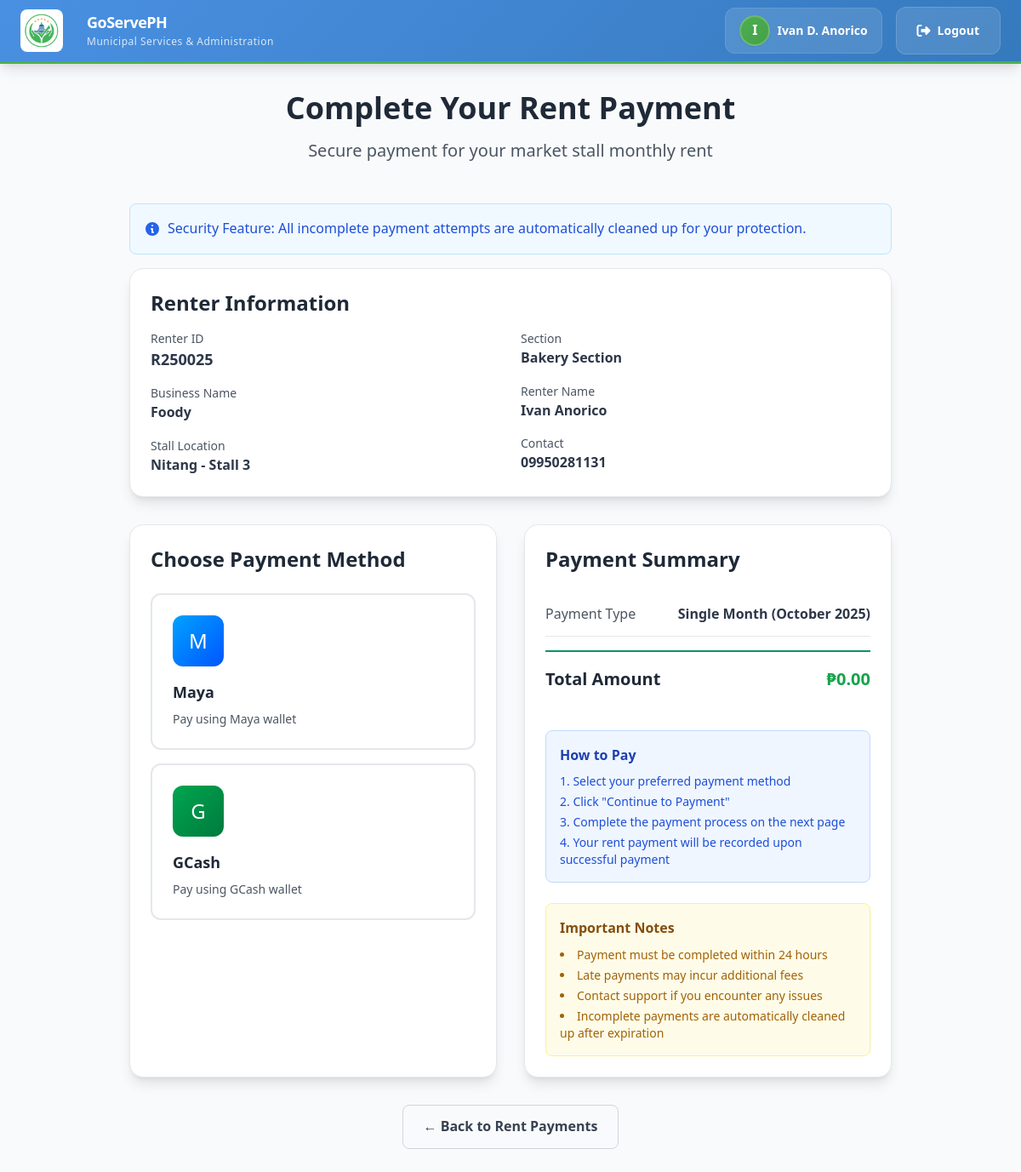
Screenshot of /citizen_portal/digital_card/market_rent_payment_details.php?application_id=25 (signed in) with the database file from the repository.
### tables this page shows
CREATE TABLE `applications` (
  `id` int(11) NOT NULL,
  `user_id` int(11) NOT NULL,
  `stall_id` int(11) NOT NULL,
  `application_type` enum('new','renewal','transfer') NOT NULL DEFAULT 'new',
  `first_name` varchar(100) NOT NULL,
  `middle_name` varchar(100) DEFAULT NULL,
  `last_name` varchar(100) NOT NULL,
  `gender` enum('Male','Female','Other') NOT NULL,
  `date_of_birth` date NOT NULL,
  `civil_status` enum('Single','Married','Divorced','Widowed') NOT NULL,
  `house_number` varchar(50) DEFAULT NULL,
  `street` varchar(255) DEFAULT NULL,
  `barangay` varchar(255) DEFAULT NULL,
  `city` varchar(255) DEFAULT NULL,
  `zip_code` varchar(10) DEFAULT NULL,
  `contact_number` varchar(20) NOT NULL,
  `email` varchar(255) NOT NULL,
  `market_name` varchar(255) NOT NULL,
  `market_section` varchar(255) NOT NULL,
  `stall_number` varchar(100) NOT NULL,
  `business_name` varchar(255) NOT NULL,
  `certification_agree` tinyint(1) NOT NULL DEFAULT 0,
  `status` enum('pending','approved','rejected','cancelled','payment_phase','paid','documents_submitted','expired') NOT NULL DEFAULT 'pending',
  `application_date` datetime NOT NULL DEFAULT current_timestamp(),
  `updated_at` datetime DEFAULT current_timestamp() ON UPDATE current_timestamp()
);

CREATE TABLE `renters` (
  `id` int(11) NOT NULL,
  `renter_id` varchar(20) NOT NULL,
  `application_id` int(11) NOT NULL,
  `user_id` int(11) NOT NULL,
  `stall_id` int(11) NOT NULL,
  `first_name` varchar(100) NOT NULL,
  `middle_name` varchar(100) DEFAULT NULL,
  `last_name` varchar(100) NOT NULL,
  `contact_number` varchar(20) NOT NULL,
  `email` varchar(255) NOT NULL,
  `business_name` varchar(255) NOT NULL,
  `market_name` varchar(255) NOT NULL,
  `stall_number` varchar(100) NOT NULL,
  `section_name` varchar(255) NOT NULL,
  `class_name` varchar(10) NOT NULL,
  `monthly_rent` decimal(10,2) NOT NULL,
  `stall_rights_fee` decimal(10,2) NOT NULL,
  `security_bond` decimal(10,2) NOT NULL,
  `status` enum('active','inactive','suspended','terminated','expired') NOT NULL DEFAULT 'active',
  `created_at` datetime NOT NULL DEFAULT current_timestamp(),
  `updated_at` datetime DEFAULT current_timestamp() ON UPDATE current_timestamp()
);

CREATE TABLE `maps` (
  `id` int(11) NOT NULL,
  `name` varchar(255) NOT NULL,
  `file_path` varchar(255) NOT NULL,
  `created_at` datetime DEFAULT current_timestamp(),
  `updated_at` datetime DEFAULT current_timestamp() ON UPDATE current_timestamp()
);

CREATE TABLE `stalls` (
  `id` int(11) NOT NULL,
  `map_id` int(11) NOT NULL,
  `name` varchar(255) NOT NULL,
  `pos_x` int(11) NOT NULL,
  `pos_y` int(11) NOT NULL,
  `height` decimal(10,2) NOT NULL DEFAULT 0.00,
  `length` decimal(10,2) NOT NULL DEFAULT 0.00,
  `width` decimal(10,2) NOT NULL DEFAULT 0.00,
  `price` decimal(10,2) NOT NULL DEFAULT 0.00,
  `status` enum('available','occupied','reserved','maintenance') NOT NULL DEFAULT 'available',
  `class_id` int(11) NOT NULL,
  `section_id` int(11) DEFAULT NULL,
  `created_at` datetime DEFAULT current_timestamp(),
  `updated_at` datetime DEFAULT current_timestamp() ON UPDATE current_timestamp()
);

CREATE TABLE `sections` (
  `id` int(11) NOT NULL,
  `name` varchar(100) NOT NULL,
  `created_at` timestamp NOT NULL DEFAULT current_timestamp()
);

### citizen_portal/digital_card/market_rent_payment_details.php (the view, shortened to what this page needs)
<?php
$user_id = $_SESSION['user_id'];
$application_id = $_GET['application_id'] ?? $_POST['application_id'] ?? null;
$month_year     = $_GET['month_year'] ?? $_POST['month_year'] ?? null;
$amount         = $_GET['amount'] ?? $_POST['amount'] ?? 0;
$payment_for    = $_GET['payment_for'] ?? $_POST['payment_for'] ?? 'single_month';
require_once '../../db/Market/market_db.php';
$application = null;
try {
    $stmt = $pdo->prepare("
        SELECT
            a.*,
            s.name as stall_name,
            s.price as monthly_rent,
            m.name as market_name,
            sec.name as section_name,
            r.renter_id,
            r.business_name,
            r.first_name,
            r.last_name,
            r.contact_number,
            r.email
        FROM applications a
        LEFT JOIN stalls s ON a.stall_id = s.id
        LEFT JOIN maps m ON s.map_id = m.id
        LEFT JOIN sections sec ON s.section_id = sec.id
        LEFT JOIN renters r ON a.id = r.application_id
        WHERE a.id = ? AND a.user_id = ?
    ");
    $stmt->execute([$application_id, $user_id]);
    $application = $stmt->fetch(PDO::FETCH_ASSOC);
} catch (PDOException $e) {
    error_log("Database error: " . $e->getMessage());
    $_SESSION['error'] = "Database error occurred.";
    header('Location: ../market-dashboard.php');
    exit;
}
?>
<!DOCTYPE html>
<html lang="en">
<head>
    <script src="https://cdn.tailwindcss.com"></script>
    <link rel="stylesheet" href="../navbar.css">
</head>
<body class="bg-gray-50">
    <?php include '../../citizen_portal/navbar.php'; ?>
    <div class="container mx-auto px-6 py-8">
        <div class="text-center mb-12">
            <h1 class="text-4xl font-bold text-gray-800 mb-4">Complete Your Rent Payment</h1>
            <p class="text-xl text-gray-600">Secure payment for your market stall monthly rent</p>
        </div>
        <div class="max-w-4xl mx-auto">
            <div class="cleanup-notice">
                <div class="flex items-center">
                    <svg class="w-5 h-5 text-blue-600 mr-2" fill="currentColor" viewBox="0 0 20 20">
                        <path fill-rule="evenodd" d="M18 10a8 8 0 11-16 0 8 8 0 0116 0zm-7-4a1 1 0 11-2 0 1 1 0 012 0zM9 9a1 1 0 000 2v3a1 1 0 001 1h1a1 1 0 100-2v-3a1 1 0 00-1-1H9z" clip-rule="evenodd"/>
                    </svg>
                    <span class="text-blue-700 font-medium">Security Feature: All incomplete payment attempts are automatically cleaned up for your protection.</span>
                </div>
            </div>
            <div class="bg-white rounded-2xl shadow-lg border border-gray-200 p-6 mb-8">
                <h2 class="text-2xl font-bold text-gray-800 mb-4">Renter Information</h2>
                <div class="grid grid-cols-1 md:grid-cols-2 gap-6">
                    <div>
                        <p class="text-sm text-gray-600">Renter ID</p>
                        <p class="font-semibold text-lg"><?= htmlspecialchars($application['renter_id']) ?></p>
                        <p class="text-sm text-gray-600 mt-4">Business Name</p>
                        <p class="font-semibold"><?= htmlspecialchars($application['business_name']) ?></p>
                        <p class="text-sm text-gray-600 mt-4">Stall Location</p>
                        <p class="font-semibold"><?= htmlspecialchars($application['market_name']) ?> - <?= htmlspecialchars($application['stall_name']) ?></p>
                    </div>
                    <div>
                        <p class="text-sm text-gray-600">Section</p>
                        <p class="font-semibold"><?= htmlspecialchars($application['section_name']) ?></p>
                        <p class="text-sm text-gray-600 mt-4">Renter Name</p>
                        <p class="font-semibold"><?= htmlspecialchars($application['first_name'] . ' ' . $application['last_name']) ?></p>
                        <p class="text-sm text-gray-600 mt-4">Contact</p>
                        <p class="font-semibold"><?= htmlspecialchars($application['contact_number']) ?></p>
                    </div>
                </div>
            </div>
            <div class="grid grid-cols-1 lg:grid-cols-2 gap-8">
                <div class="bg-white rounded-2xl shadow-lg border border-gray-200 p-6">
                    <h2 class="text-2xl font-bold text-gray-800 mb-6">Choose Payment Method</h2>
                    <form id="paymentForm" method="POST">
                        <div class="payment-method mb-4" onclick="selectPaymentMethod('maya')">
                            <div class="payment-icon maya-icon">
                                M
                            </div>
                            <h3 class="font-semibold text-lg text-gray-800 mb-2">Maya</h3>
                            <p class="text-gray-600 text-sm">Pay using Maya wallet</p>
                        </div>
                        <div class="payment-method" onclick="selectPaymentMethod('gcash')">
                            <div class="payment-icon gcash-icon">
                                G
                            </div>
                            <h3 class="font-semibold text-lg text-gray-800 mb-2">GCash</h3>
                            <p class="text-gray-600 text-sm">Pay using GCash wallet</p>
                        </div>
                    </form>
                </div>
                <div class="bg-white rounded-2xl shadow-lg border border-gray-200 p-6">
                    <h2 class="text-2xl font-bold text-gray-800 mb-6">Payment Summary</h2>
                    <div class="space-y-4">
                        <div class="fee-item">
                            <span class="text-gray-600">Payment Type</span>
                            <span class="font-semibold">
                                <?= $payment_for === 'all_months' ? 'All Unpaid Months' : 'Single Month (' . date('F Y', strtotime($month_year . '-01')) . ')' ?>
                            </span>
                        </div>
                        <div class="fee-item fee-total">
                            <span class="text-gray-800">Total Amount</span>
                            <span class="text-green-600">₱<?= number_format($amount, 2) ?></span>
                        </div>
                    </div>
                    <div class="mt-8 p-4 bg-blue-50 border border-blue-200 rounded-lg">
                        <h3 class="font-semibold text-blue-800 mb-2">How to Pay</h3>
                        <ol class="text-sm text-blue-700 list-decimal list-inside space-y-1">
                            <li>Select your preferred payment method</li>
                            <li>Click "Continue to Payment"</li>
                            <li>Complete the payment process on the next page</li>
                            <li>Your rent payment will be recorded upon successful payment</li>
                        </ol>
                    </div>
                    <div class="mt-6 p-4 bg-yellow-50 border border-yellow-200 rounded-lg">
                        <h3 class="font-semibold text-yellow-800 mb-2">Important Notes</h3>
                        <ul class="text-sm text-yellow-700 list-disc list-inside space-y-1">
                            <li>Payment must be completed within 24 hours</li>
                            <li>Late payments may incur additional fees</li>
                            <li>Contact support if you encounter any issues</li>
                            <li>Incomplete payments are automatically cleaned up after expiration</li>
                        </ul>
                    </div>
                </div>
            </div>
            <div class="text-center mt-8">
                <a href="../market_card/pay_rent/pay_rent.php?application_id=<?= $application_id ?>"
                   class="inline-flex items-center px-6 py-3 border border-gray-300 text-gray-700 rounded-lg hover:bg-gray-50 transition-colors duration-200 font-semibold">
                    ← Back to Rent Payments
                </a>
            </div>
        </div>
    </div>
</body>
</html>

### citizen_portal/navbar.css (style rules this page uses)
:root { --primary-color: #4a90e2; --primary-dark: #357abd; --primary-light: #6ba8e9; --secondary-color: #9aa5b1; --accent-color: #4caf50; --accent-dark: #45a049; --accent-light: #66bb6a; --background-color: #fbfbfb; --white: #ffffff; --gray-light: #f8f9fa; --gray-medium: #e9ecef; --gray-dark: #6c757d; --text-primary: #2d3748; --text-secondary: #4a5568; --text-light: #718096; --font-family: 'Segoe UI', Tahoma, Geneva, Verdana, sans-serif; --font-size-xs: 0.75rem; --font-size-sm: 0.875rem; --font-size-base: 1rem; --font-size-lg: 1.125rem; --font-size-xl: 1.25rem; --font-size-2xl: 1.5rem; --spacing-xs: 0.25rem; --spacing-sm: 0.5rem; --spacing-md: 1rem; --spacing-lg: 1.5rem; --spacing-xl: 2rem; --spacing-2xl: 3rem; --border-radius-sm: 0.375rem; --border-radius-md: 0.5rem; --border-radius-lg: 0.75rem; --border-radius-xl: 1rem; --shadow-sm: 0 1px 2px 0 rgba(0, 0, 0, 0.05); --shadow-md: 0 4px 6px -1px rgba(0, 0, 0, 0.1), 0 2px 4px -1px rgba(0, 0, 0, 0.06); --shadow-lg: 0 10px 15px -3px rgba(0, 0, 0, 0.1), 0 4px 6px -2px rgba(0, 0, 0, 0.05); --transition-fast: 0.15s ease-in-out; --transition-normal: 0.3s ease-in-out; --transition-slow: 0.5s ease-in-out; --z-dropdown: 1000; --z-sticky: 1020; --z-fixed: 1030; --z-modal: 1040; --z-popover: 1050; --z-tooltip: 1060; }
* { margin: 0; padding: 0; box-sizing: border-box; }
body { font-family: var(--font-family); line-height: 1.6; color: var(--text-primary); background-color: var(--background-color); }

### citizen_portal/digital_card/market_rent_payment_details.php (style rules this page uses)
.payment-method { border: 2px solid #e5e7eb; border-radius: 0.75rem; padding: 1.5rem; cursor: pointer; transition: all 0.3s ease; background: white; }
.payment-icon { width: 60px; height: 60px; border-radius: 12px; display: flex; align-items: center; justify-content: center; font-size: 1.5rem; margin-bottom: 1rem; }
.maya-icon { background: linear-gradient(135deg, #00a3ff, #0055ff); color: white; }
.gcash-icon { background: linear-gradient(135deg, #00a64f, #007a3d); color: white; }
.fee-item { display: flex; justify-content: space-between; padding: 0.75rem 0; border-bottom: 1px solid #e5e7eb; }
.fee-item:last-child { border-bottom: none; }
.fee-total { border-top: 2px solid #059669; padding-top: 1rem; margin-top: 0.5rem; font-weight: 700; font-size: 1.25rem; }
.cleanup-notice { background: #f0f9ff; border: 1px solid #bae6fd; border-radius: 0.5rem; padding: 1rem; margin-bottom: 1rem; }

### rows the page displays
applications: renters.renter_id "R250025", renters.business_name "Foody", maps.name "Nitang", stall.name "Stall 3", sections.name "Bakery Section", renters.first_name+last_name "Ivan Anorico", renters.contact_number "09950281131"

### other values shown
substr(htmlspecialchars($full_name), 0, 1) "I"
$full_name "Ivan D. Anorico"
date('F Y', strtotime($month_year . '-01')) "October 2025"
$amount "0.00"
